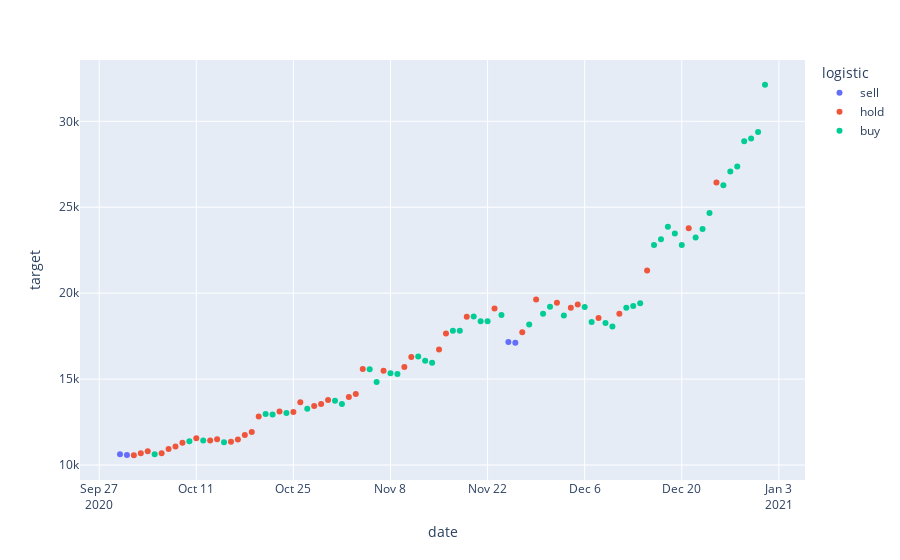

The cell this chart's notebook holds for it:
### Code cell
px.scatter(simulation_df, x=simulation_df.index, y='target', color='logistic')

### Figure 1 — Plotly figure (JSON) as saved in the notebook; plotly's stock layout.template omitted (floating-point values rounded to 4 significant figures)
{"data": [{"hovertemplate": "logistic=sell<br>date=%{x}<br>target=%{y}<extra></extra>", "legendgroup": "sell", "marker": {"color": "#636efa", "symbol": "circle"}, "mode": "markers", "name": "sell", "orientation": "v", "showlegend": true, "type": "scatter", "x": ["2020-09-30", "2020-10-01", "2020-11-25", "2020-11-26"], "xaxis": "x", "y": [10620.0, 10590.0, 17150.0, 17110.0], "yaxis": "y"}, {"hovertemplate": "logistic=hold<br>date=%{x}<br>target=%{y}<extra></extra>", "legendgroup": "hold", "marker": {"color": "#EF553B", "symbol": "circle"}, "mode": "markers", "name": "hold", "orientation": "v", "showlegend": true, "type": "scatter", "x": ["2020-10-02", "2020-10-03", "2020-10-04", "2020-10-06", "2020-10-07", "2020-10-08", "2020-10-09", "2020-10-11", "2020-10-13", "2020-10-14", "2020-10-16", "2020-10-17", "2020-10-18", "2020-10-19", "2020-10-20", "2020-10-23", "2020-10-25", "2020-10-26", "2020-10-28", "2020-10-29", "2020-10-30", "2020-11-02", "2020-11-03", "2020-11-04", "2020-11-07", "2020-11-10", "2020-11-11", "2020-11-15", "2020-11-16", "2020-11-19", "2020-11-23", "2020-11-27", "2020-11-29", "2020-12-02", "2020-12-04", "2020-12-05", "2020-12-08", "2020-12-11", "2020-12-15", "2020-12-21", "2020-12-25"], "xaxis": "x", "y": [10570.0, 10680.0, 10800.0, 10680.0, 10920.0, 11080.0, 11300.0, 11560.0, 11430.0, 11500.0, 11360.0, 11480.0, 11740.0, 11920.0, 12820.0, 13110.0, 13080.0, 13650.0, 13440.0, 13550.0, 13780.0, 13950.0, 14130.0, 15580.0, 15480.0, 15700.0, 16280.0, 16720.0, 17650.0, 18620.0, 19110.0, 17720.0, 19630.0, 19450.0, 19150.0, 19350.0, 18550.0, 18800.0, 21310.0, 23780.0, 26440.0], "yaxis": "y"}, {"hovertemplate": "logistic=buy<br>date=%{x}<br>target=%{y}<extra></extra>", "legendgroup": "buy", "marker": {"color": "#00cc96", "symbol": "circle"}, "mode": "markers", "name": "buy", "orientation": "v", "showlegend": true, "type": "scatter", "x": ["2020-10-05", "2020-10-10", "2020-10-12", "2020-10-15", "2020-10-21", "2020-10-22", "2020-10-24", "2020-10-27", "2020-10-31", "2020-11-01", "2020-11-05", "2020-11-06", "2020-11-08", "2020-11-09", "2020-11-12", "2020-11-13", "2020-11-14", "2020-11-17", "2020-11-18", "2020-11-20", "2020-11-21", "2020-11-22", "2020-11-24", "2020-11-28", "2020-11-30", "2020-12-01", "2020-12-03", "2020-12-06", "2020-12-07", "2020-12-09", "2020-12-10", "2020-12-12", "2020-12-13", "2020-12-14", "2020-12-16", "2020-12-17", "2020-12-18", "2020-12-19", "2020-12-20", "2020-12-22", "2020-12-23", "2020-12-24", "2020-12-26", "2020-12-27", "2020-12-28", "2020-12-29", "2020-12-30", "2020-12-31", "2021-01-01"], "xaxis": "x", "y": [10620.0, 11380.0, 11430.0, 11320.0, 12970.0, 12930.0, 13030.0, 13270.0, 13740.0, 13550.0, 15570.0, 14830.0, 15330.0, 15290.0, 16320.0, 16070.0, 15960.0, 17800.0, 17820.0, 18640.0, 18370.0, 18360.0, 18730.0, 18180.0, 18800.0, 19200.0, 18700.0, 19190.0, 18320.0, 18260.0, 18060.0, 19140.0, 19250.0, 19420.0, 22810.0, 23140.0, 23870.0, 23480.0, 22800.0, 23240.0, 23740.0, 24660.0, 26270.0, 27080.0, 27360.0, 28840.0, 29000.0, 29370.0, 32130.0], "yaxis": "y"}], "layout": {"autosize": true, "legend": {"title": {"text": "logistic"}, "tracegroupgap": 0}, "margin": {"t": 60}, "xaxis": {"anchor": "y", "autorange": true, "domain": [0, 1], "range": ["2020-09-24 14:39:21.9376", "2021-01-06 09:20:38.0624"], "title": {"text": "date"}, "type": "date"}, "yaxis": {"anchor": "x", "autorange": true, "domain": [0, 1], "range": [9037.0, 33660.0], "title": {"text": "target"}, "type": "linear"}}}
